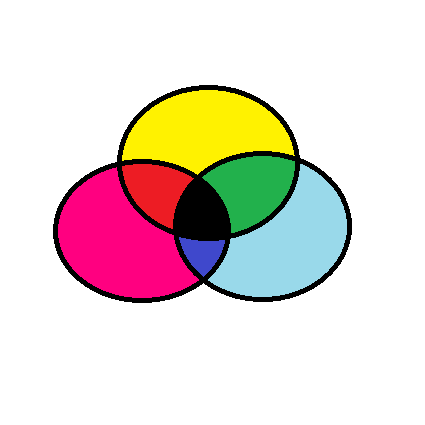
#> input picture input_image/cmyk_paint.png, 425 x 425 px
$ python colorSpaces.py
#> lines starting #> are read from the running program, lines starting #| are printed output that depends on the picture
from email.mime import image
import cv2

def main():
    image_path='./input_image/cmyk_paint.png'
    image=cv2.imread(image_path)
#> image is the input picture: shape (425, 425, 3); mean B, G, R 212.1, 217.5, 229.5

    cv2.imshow("Original",image)
    cv2.waitKey(0)

    B,G,R=cv2.split(image)
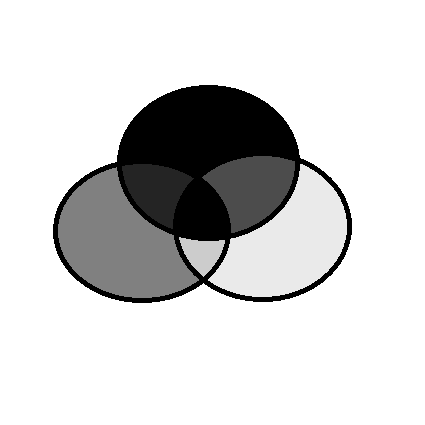
#> B: shape (425, 425); min 0, max 255, mean 212.1
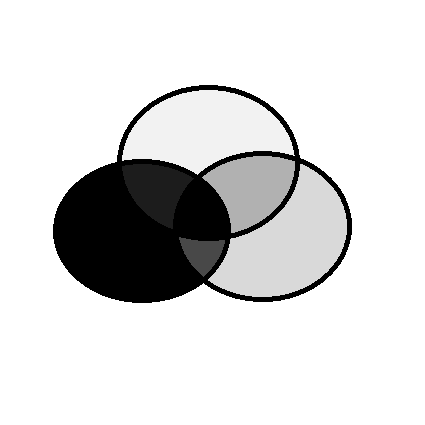
#> G: shape (425, 425); min 0, max 255, mean 217.5
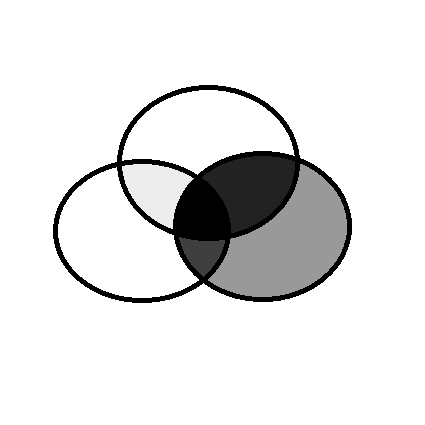
#> R: shape (425, 425); min 0, max 255, mean 229.5

    cv2.imshow("Blue",B)
    cv2.waitKey(0)

    cv2.imshow("Green",G)
    cv2.waitKey(0)

    cv2.imshow("Red",R)
    cv2.waitKey(0)

    cv2.destroyAllWindows()

if __name__=='__main__':
    main()

$ run again, with input_image/blue_tomato.png copied over input_image/cmyk_paint.png
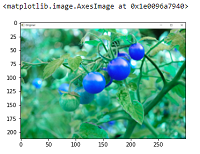
#> input picture input_image/blue_tomato.png, 200 x 154 px
#> in main, image is the input picture: shape (154, 200, 3); mean B, G, R 173.3, 192.9, 136.3
#> in main, `B,G,R=cv2.split(image)`:
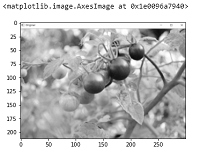
#> G: shape (154, 200); min 6, max 255, mean 192.9
#> in main, `B,G,R=cv2.split(image)`:
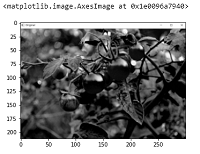
#> R: shape (154, 200); min 0, max 255, mean 136.3
